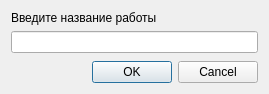
<?xml version="1.0" encoding="UTF-8"?>
<ui version="4.0">
 <class>save_work_form</class>
 <widget class="QDialog" name="save_work_form">
  <property name="geometry">
   <rect>
    <x>0</x>
    <y>0</y>
    <width>269</width>
    <height>94</height>
   </rect>
  </property>
  <property name="windowTitle">
   <string>Dialog</string>
  </property>
  <layout class="QVBoxLayout" name="verticalLayout">
   <item>
    <widget class="QLabel" name="label">
     <property name="text">
      <string>Введите название работы</string>
     </property>
    </widget>
   </item>
   <item>
    <widget class="QLineEdit" name="work_name"/>
   </item>
   <item>
    <spacer name="verticalSpacer">
     <property name="orientation">
      <enum>Qt::Vertical</enum>
     </property>
     <property name="sizeHint" stdset="0">
      <size>
       <width>20</width>
       <height>40</height>
      </size>
     </property>
    </spacer>
   </item>
   <item>
    <layout class="QHBoxLayout" name="horizontalLayout">
     <item>
      <spacer name="horizontalSpacer">
       <property name="orientation">
        <enum>Qt::Horizontal</enum>
       </property>
       <property name="sizeHint" stdset="0">
        <size>
         <width>40</width>
         <height>20</height>
        </size>
       </property>
      </spacer>
     </item>
     <item>
      <widget class="QDialogButtonBox" name="buttonBox">
       <property name="orientation">
        <enum>Qt::Horizontal</enum>
       </property>
       <property name="standardButtons">
        <set>QDialogButtonBox::Cancel|QDialogButtonBox::Ok</set>
       </property>
      </widget>
     </item>
    </layout>
   </item>
  </layout>
 </widget>
 <resources/>
 <connections>
  <connection>
   <sender>buttonBox</sender>
   <signal>accepted()</signal>
   <receiver>save_work_form</receiver>
   <slot>accept()</slot>
   <hints>
    <hint type="sourcelabel">
     <x>248</x>
     <y>254</y>
    </hint>
    <hint type="destinationlabel">
     <x>157</x>
     <y>274</y>
    </hint>
   </hints>
  </connection>
  <connection>
   <sender>buttonBox</sender>
   <signal>rejected()</signal>
   <receiver>save_work_form</receiver>
   <slot>reject()</slot>
   <hints>
    <hint type="sourcelabel">
     <x>316</x>
     <y>260</y>
    </hint>
    <hint type="destinationlabel">
     <x>286</x>
     <y>274</y>
    </hint>
   </hints>
  </connection>
 </connections>
</ui>
